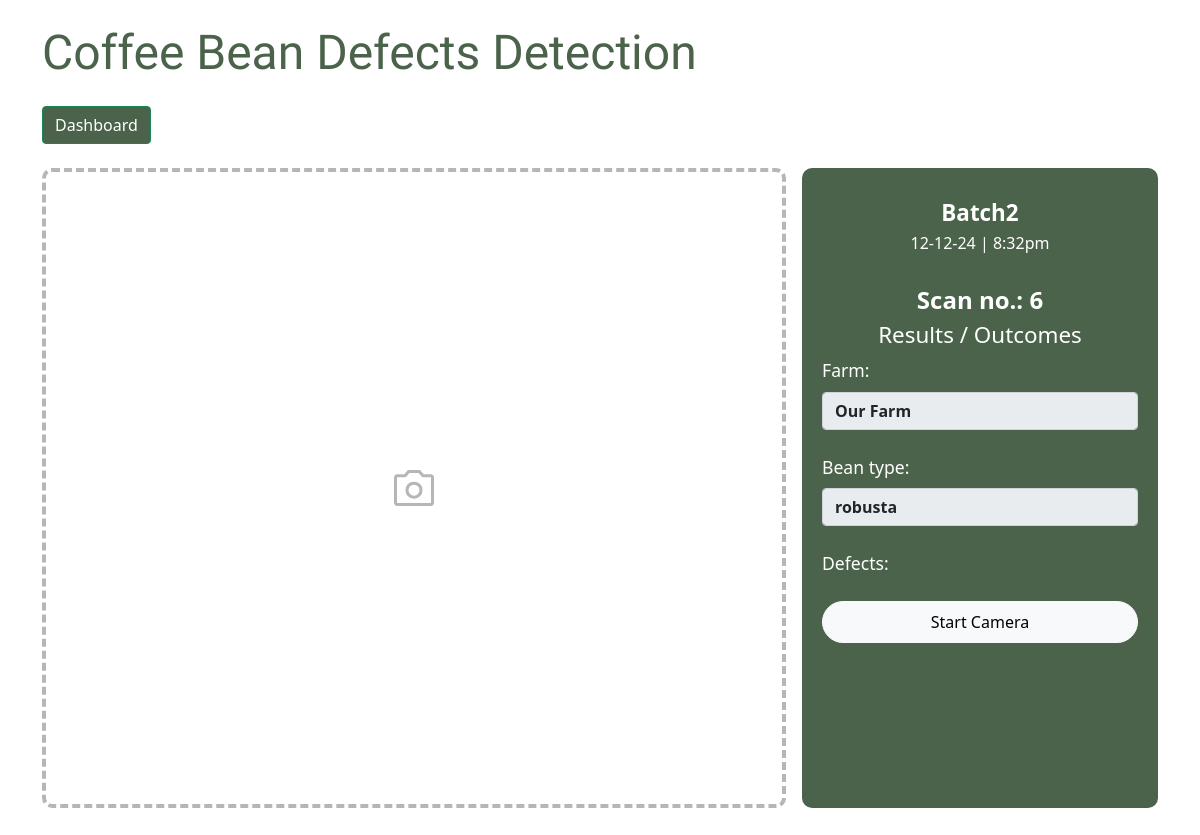
The page /scan/2/Batch2 on the database its author committed.
### main.py (models this page shows, shortened)
class BatchSession(db.Model):
    batch_id = db.Column(db.Integer, primary_key=True)
    title = db.Column(db.String(255), nullable=False)
    date_created = db.Column(db.DateTime, nullable=False, default=datetime.utcnow)
    bean_type = db.Column(db.String(255), nullable=False)
    farm = db.Column(db.String(255), nullable=False)
    user_id = db.Column(db.Integer, db.ForeignKey('user.id'), nullable=False)  # Foreign key referencing user.id
    user = db.relationship('User', backref='batch_sessions', lazy=True)

### main.py (the view, shortened to what this page needs)
@app.route("/scan/<int:id>/<string:title>", methods=["GET", "POST"])
def batch_scan_page(id, title):
    batch_used = BatchSession.query.get(id)
    title_used = batch_used.title
    farm_used = batch_used.farm
    bean_used = batch_used.bean_type
    last_scan = DefectsDetected.query.filter(DefectsDetected.batch_id == id).order_by(DefectsDetected.scan_number.desc()).first()
    print("LAST SCAN:",last_scan)
    if last_scan:
        last_scan_number = last_scan.scan_number
    else:
        last_scan_number = 0
    scan_number = last_scan_number + 1
    objects = {
        "title_used":title_used,
        "batch_used":batch_used,
        "farm_used":farm_used,
        "bean_used":bean_used,
        "last_scan":scan_number,
        }
    return render_template("user/scan2.html", objects=objects)

### main.py (called while the page is built)
    def __repr__(self):
        return f'DefectsDetected("{self.id}", "{self.batch_id}")'

### templates/user/scan2.html (shortened to what this page needs)
{% extends "user/layout2.html" %} {% block head_content %}
<a href="/user/dashboard"><button class="btn btn-success">Dashboard</button></a>
{% endblock head_content %} {% block content %}
<br />
<div class="row gap-3 mx-4 mx-md-0 scan-container">
  <div
    class="col-sm-12 col-lg-8 camera-container p-0 d-flex align-items-center justify-content-center">
    <div id="camLogoContainer" class="">
    </div>
  </div>
  <div class="col result-container d-flex flex-row overflow-auto">
    <div
      class="container py-4 px-2 d-flex flex-column justify-content-start position-relative">
      <form
        method="POST"
        class="pt-2 d-flex flex-column align-items-center form-scan overflow-auto"
        style="height: 100%">
        <h1 class="result-title fw-bold">{{ objects["title_used"] }}</h1>
        <h2 class="result-title fw-normal fs-6">12-12-24 | 8:32pm</h2>
        <br />
        <h2 class="result-title fw-bold fs-4">Scan no.: {{ objects["last_scan"] }}</h2>
        <h1 class="result-title">Results / Outcomes</h1>
        <div>
          <label for="" class="form-label">Farm:</label>
          <input
            type="text"
            class="form-control fw-bold"
            value="{{objects["farm_used"]}}"
            readonly />
        </div>
        <br />
        <div>
          <label for="" class="form-label">Bean type:</label>
          <input
            type="text"
            class="form-control fw-bold"
            value="{{objects["bean_used"]}}"
            readonly />
        </div>
        <br />
        <div>
          <label for="" class="form-label">Defects:</label>
        </div>
        <div
          id="start-camera-btn"
          class="my-3 my-2 p-3 py-2 px-5 btn btn-light rounded-pill text-center">
          Start Camera
        </div>
      </form>
    </div>
  </div>
</div>
{% endblock content %}

### static/style.css (style rules this page uses)
:root { --main-green-theme: rgb(75, 99, 75); }
.btn-success { background-color: var(--main-green-theme); }
.camera-container { height: 80vh; min-height: 100px; min-width: 200px; border: 4px rgb(182, 182, 182) dashed; border-radius: 10px; }
.result-container { background-color: var(--main-green-theme); border-radius: 10px; }
.form-label { font-size: 1.1rem; color: white; }
.form-scan div { width: 100%; }
.result-title { color: white; text-wrap: nowrap; font-size: 1.4rem; }
.camera-container { height: auto; }
@media screen and (min-width: 992px) { .result-container { height: auto; } }
@media screen and (min-width: 992px) { .result-title { color: white; text-wrap: nowrap; font-size: 1.4rem; } }
@media screen and (min-width: 992px) { .camera-container { height: auto; } }
@media screen and (min-width: 992px) { .scan-container { min-height: 80vh; } }

### rows shown on the page
BatchSession: title_used "Batch2", farm_used "Our Farm", bean_used "robusta"

### other values the page prints
{{ objects["last_scan"] }} "6"
